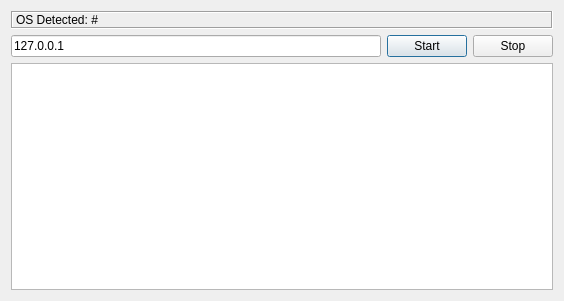
<?xml version="1.0" encoding="UTF-8"?>
<ui version="4.0">
 <class>Dialog</class>
 <widget class="QDialog" name="Dialog">
  <property name="geometry">
   <rect>
    <x>0</x>
    <y>0</y>
    <width>564</width>
    <height>301</height>
   </rect>
  </property>
  <property name="windowTitle">
   <string>Dialog</string>
  </property>
  <layout class="QVBoxLayout" name="verticalLayout">
   <item>
    <widget class="QLabel" name="lblOS">
     <property name="frameShape">
      <enum>QFrame::Box</enum>
     </property>
     <property name="frameShadow">
      <enum>QFrame::Sunken</enum>
     </property>
     <property name="text">
      <string>OS Detected: #</string>
     </property>
    </widget>
   </item>
   <item>
    <layout class="QHBoxLayout" name="horizontalLayout">
     <item>
      <widget class="QLineEdit" name="txtIP">
       <property name="text">
        <string>127.0.0.1</string>
       </property>
      </widget>
     </item>
     <item>
      <widget class="QPushButton" name="btnStart">
       <property name="text">
        <string>Start</string>
       </property>
      </widget>
     </item>
     <item>
      <widget class="QPushButton" name="btnStop">
       <property name="text">
        <string>Stop</string>
       </property>
      </widget>
     </item>
    </layout>
   </item>
   <item>
    <widget class="QPlainTextEdit" name="plainTextEdit"/>
   </item>
  </layout>
 </widget>
 <resources/>
 <connections/>
</ui>
